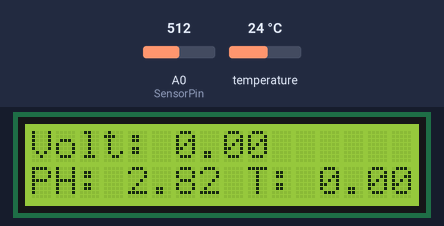
The sketch below on a simulated Arduino Uno, built with avr-gcc and run on an emulated ATmega328P. On the bench: 16×2 character LCD. Inputs (shaded band) come from the test bench; at power-on: temperature 24 °C, A0 (SensorPin) = 512. What the sketch prints to the serial monitor is not drawn.

Above: at 1.5 s.
1.6 s: temperature set to 12 °C
At 2.3 s:
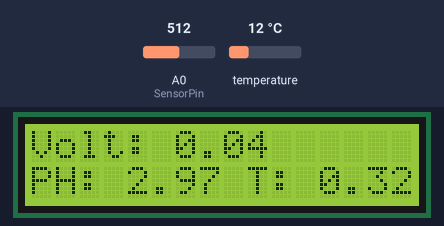
4.0 s: A0 (SensorPin) set to 716
At 5.7 s:
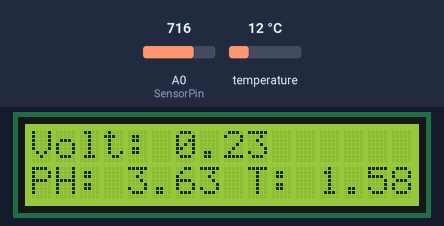
7.3 s: temperature set to 19 °C
At 8.2 s:
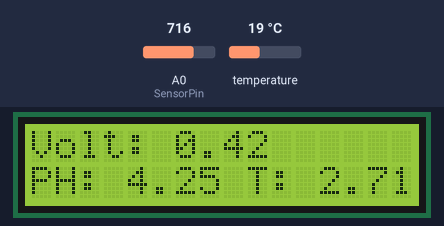
9.8 s: A0 (SensorPin) set to 900
At 11.5 s:
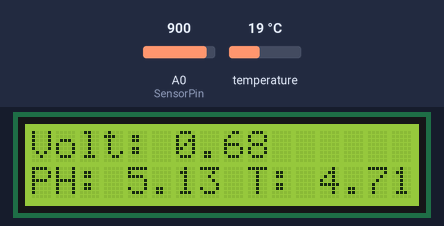
13.1 s: temperature set to 28 °C
At 13.7 s:
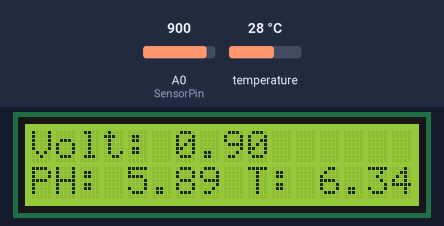
15.6 s: A0 (SensorPin) set to 1023
At 17.3 s:
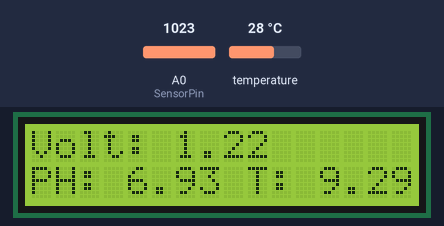
Timing chart, 0 to 18.8 s (numbered marks = the images above; inputs shaded):
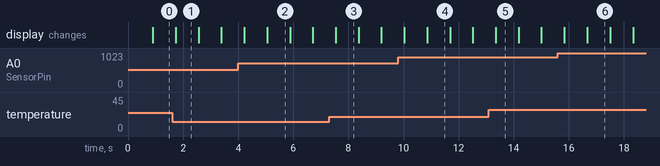

Measured:
- what the display in image 1 shows lasts 0.9 s, from 1.7 s to 2.6 s

The sketch:

phMeterSample.ino
```cpp
//////////////////////////////////Sensor de Humedad y Temperatura Exterior///////////////////////////////////
//#include <DHT.h>

//#include <DHT_U.h>
//int SENSOR = 22; //Señal DHT 22 en el pin digital 3
//int TEMPERATURA;
//int HUMEDAD;
//DHT dht(SENSOR, DHT22);
#define ArrayLenth  40    //times of collection
//int TexArray[ArrayLenth];   //Store the average value of the sensor feedback
//int HArray[ArrayLenth];
int Index;
#include <LCD.h>
#include <LiquidCrystal_I2C.h>
LiquidCrystal_I2C lcd (0x27, 2, 1, 0, 4, 5, 6, 7); //DIR, E, RW, RS, D4, D5, D6, D7
#include <OneWire.h>
int DS18S20_Pin = 2; //DS18S20 Signal pin on digital 2
OneWire ds(DS18S20_Pin);  // on digital pin 2

/////////////////////////////////////Temperatura Interior/////////////////////////////////////////////////////
#include <OneWire.h>
#include <DallasTemperature.h>

#define SENSOR_PIN 2 // Signal pin on digital 21
OneWire oneWire(SENSOR_PIN);
DallasTemperature DS18B20(&oneWire);
int TinArray[ArrayLenth];

////////////////////////////////////////pH///////////////////////////////////////////////////////////
#define SensorPin A0            //pH meter Analog output to Arduino Analog Input 0
#define LED 13
#define samplingInterval 40
#define printInterval 800
int pHArray[ArrayLenth];   //Store the average value of the sensor feedback
float b = 1.2422;  //Intercepto u offset
float m = 0.316;   //Pendiente
float T = 20;   //Temperatura entorno
float Tc = 17;  //Temperatura de calibración
float pHiso = 7; //pH de la isopotencial que se asume 7

void setup(void)
{
  Serial.begin(9600);
  lcd.setBacklightPin(3,POSITIVE);
  lcd.setBacklight(HIGH);
  lcd.begin(16,2);
  lcd.clear();

//  dht.begin();
}
void loop(void)

{
//////////////////////////////////// Recolección de Datos/////////////////////////////////////////
  static unsigned long samplingTime = millis();
  static unsigned long printTime = millis();
  static float pHValue,voltage,aux,pHcorr,Tempex,Humex,temperature;

  if(millis()-samplingTime > samplingInterval)
  {
      DS18B20.requestTemperatures();
      Index = Index + 1;
      pHArray[Index]= analogRead(SensorPin);
      //TexArray[Index]= dht.readTemperature();
      //HArray[Index]= dht.readHumidity();
      TinArray[Index]= DS18B20.getTempCByIndex(0);
      if(Index >= ArrayLenth)Index= 0;
      voltage = avergearray(pHArray, ArrayLenth)*3.3/1024;
      temperature = avergearray(TinArray, ArrayLenth);
      //Tempex = avergearray(TexArray, ArrayLenth);
      //Humex = avergearray(HArray, ArrayLenth);
      samplingTime= millis();
  }
  if(millis() - printTime > printInterval)   //Every 800 milliseconds, print a numerical.
  {
///////////////////////////Corrección de Temperatura///////////////////////////////////////////////////////////
  T = temperature;
  aux = 1/(m*((T+273.15)/(Tc+273.15)));
  pHcorr = aux*(voltage-b)+pHiso;

//////////////////////////////////////Envio de Datos//////////////////////////////////////////////////////////
  Serial.print("pH: ");
  Serial.print(pHcorr,2);
  Serial.print(" Temp.Liq.: ");
  Serial.println(temperature);
  lcd.setCursor(0,1);
  lcd.print("PH: ");
  lcd.setCursor(4,1);
  lcd.print(pHcorr);
  lcd.setCursor(0,0);
  lcd.print("Volt:");
  lcd.setCursor(6,0);
  lcd.print(voltage);
  lcd.setCursor(9,1);
  lcd.print("T: ");
  lcd.setCursor(12,1);
  lcd.print(temperature);

  //Serial.print("°C Temp.Ext.: ");
  //Serial.print(Tempex);
  //Serial.print("°C Hum.Ext.: ");
  //Serial.print(Humex);
  //Serial.println("%");
  printTime=millis();
  }
}

////////////////////////////Función para suavizar datos recolectados///////////////////////////
double avergearray(int* arr, int number){
  int i;
  int max,min;
  double avg;
  long amount=0;
  if(number<=0){
    Serial.println("Error number for the array to avraging!/n");
    return 0;
  }
  if(number<5){   //less than 5, calculated directly statistics
    for(i=0;i<number;i++){
      amount+=arr[i];
    }
    avg = amount/number;
    return avg;
  }else{
    if(arr[0]<arr[1]){
      min = arr[0];max=arr[1];
    }
    else{
      min=arr[1];max=arr[0];
    }
    for(i=2;i<number;i++){
      if(arr[i]<min){
        amount+=min;        //arr<min
        min=arr[i];
      }else {
        if(arr[i]>max){
          amount+=max;    //arr>max
          max=arr[i];
        }else{
          amount+=arr[i]; //min<=arr<=max
        }
      }//if
    }//for
    avg = (double)amount/(number-2);
  }//if
  return avg;
}
```
